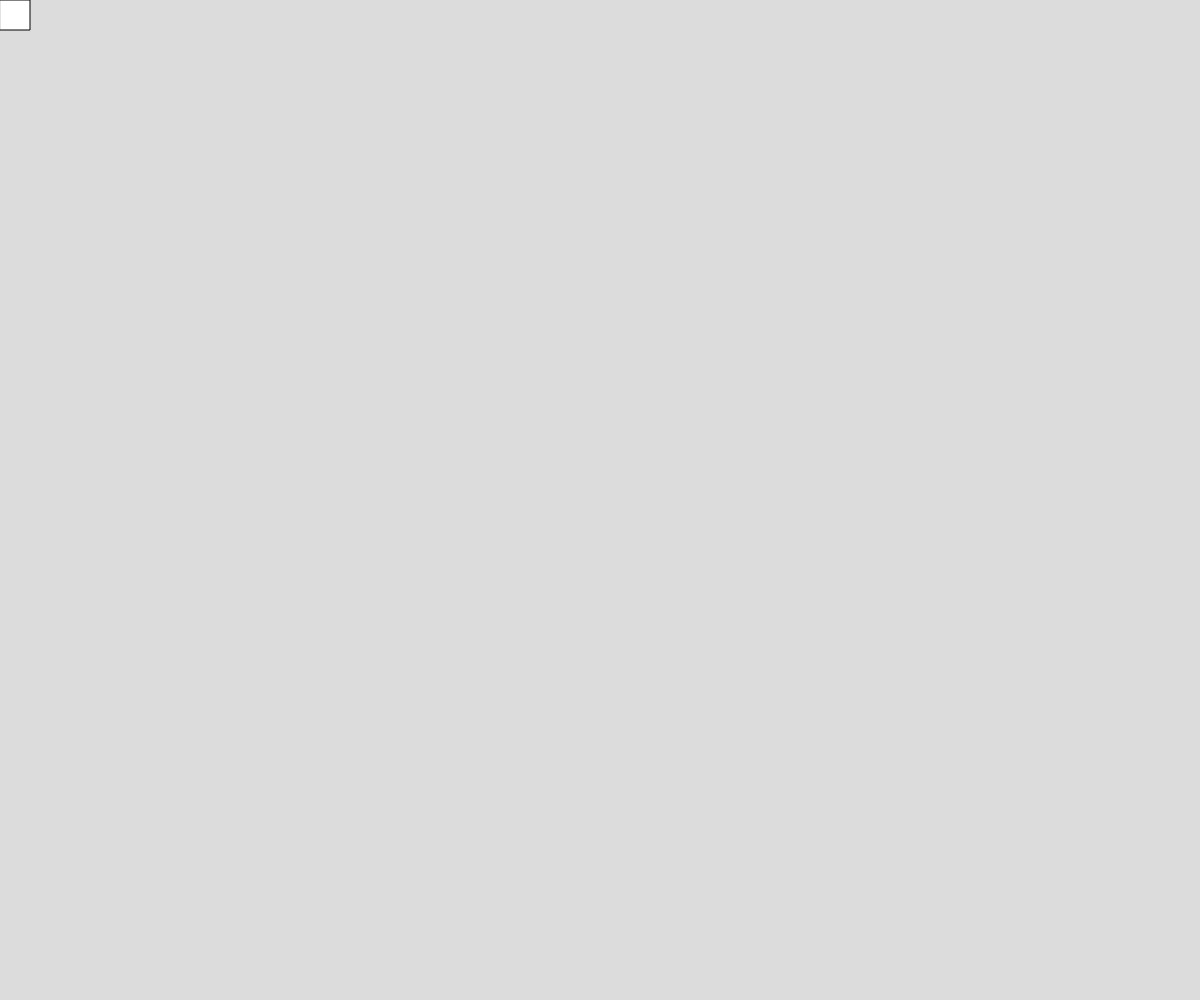
Frame 1 (no input)
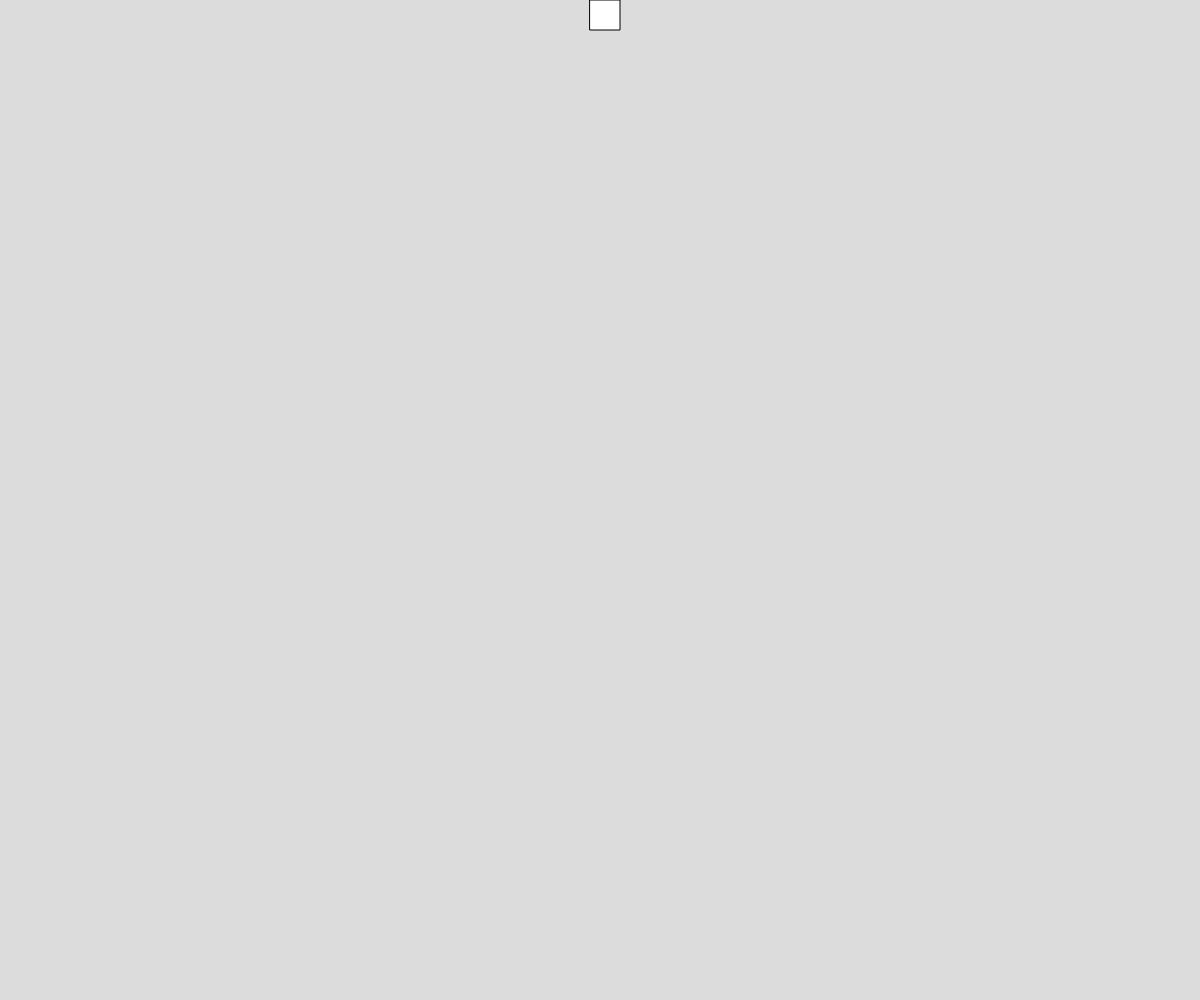
Frame 60 (no input)
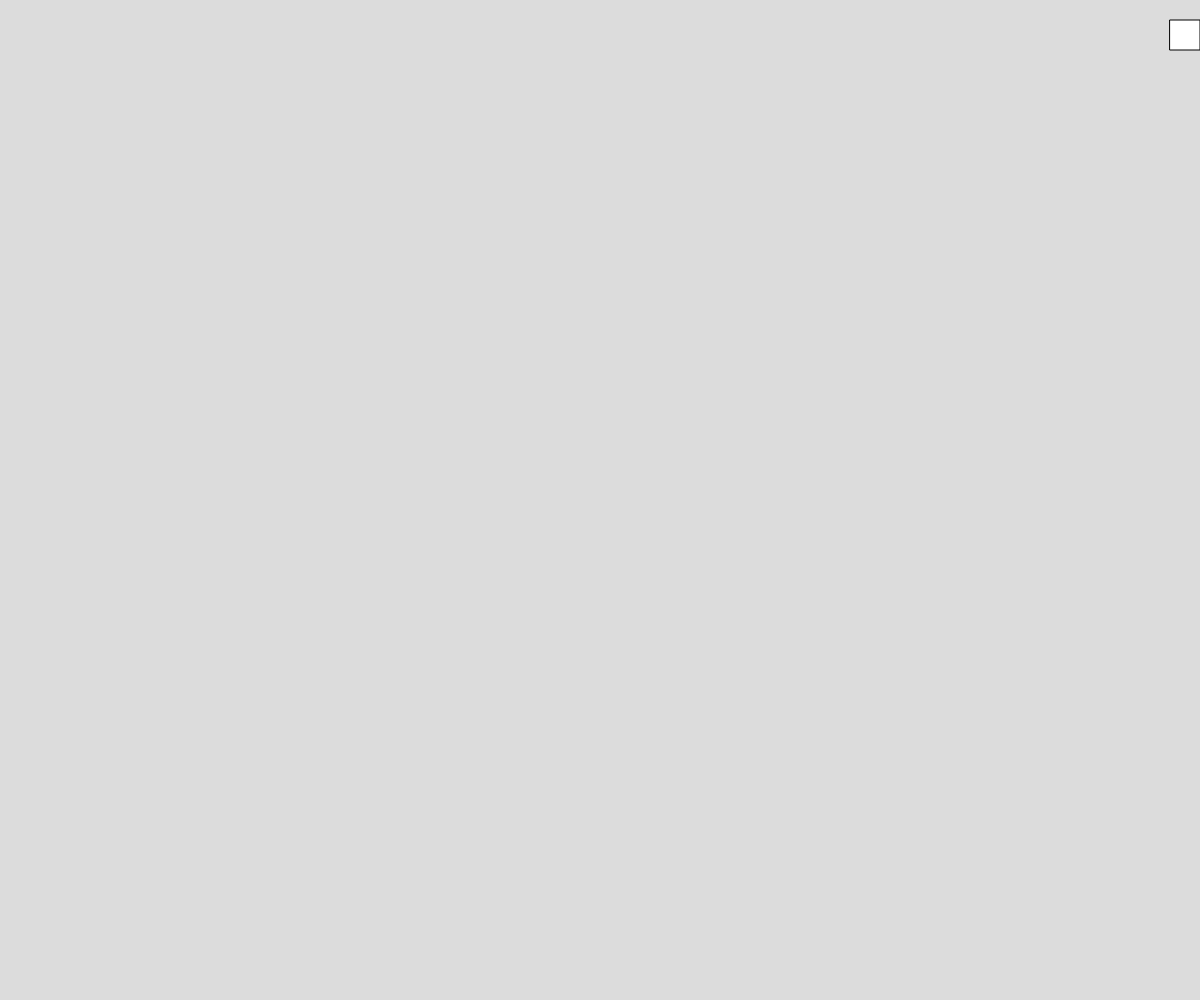
Frame 120 (the mouse pressed at the canvas centre since frame 60)

The p5.js sketch that drew these frames (run headless with seeded random() and noise() and a simulated clock; from frame 60 on, the mouse is pressed at the canvas centre):

// p5.js sketch
// ── sketch.js
// Partner Challenge
// A
// Date
//
// Extra for Experts:
// - describe what you did to take this project "above and beyond"

let state = "east"
let x = 0; 
let y = 0

function setup() {
  createCanvas(windowWidth, windowHeight);
}

function movingCube(){
  rect(x,y,30,30)
  if (state === "east" && x < windowWidth-30) {
    x +=10
  }
  else{
    state = "south"
  }
  if (state === "south" && windowHeight > y + 30) {
   y +=10
  }
  if (y + 30 > windowHeight) {
    state = "west"
  }
  if (state === "west" && x > 0) {
    x -=10
   }
  if(x === 0){
    state = "north"
  }
  if (state === "north" && y > 0) {
    y -= 10
  }
  
}

function draw() {
  background(220);
  movingCube()
}
